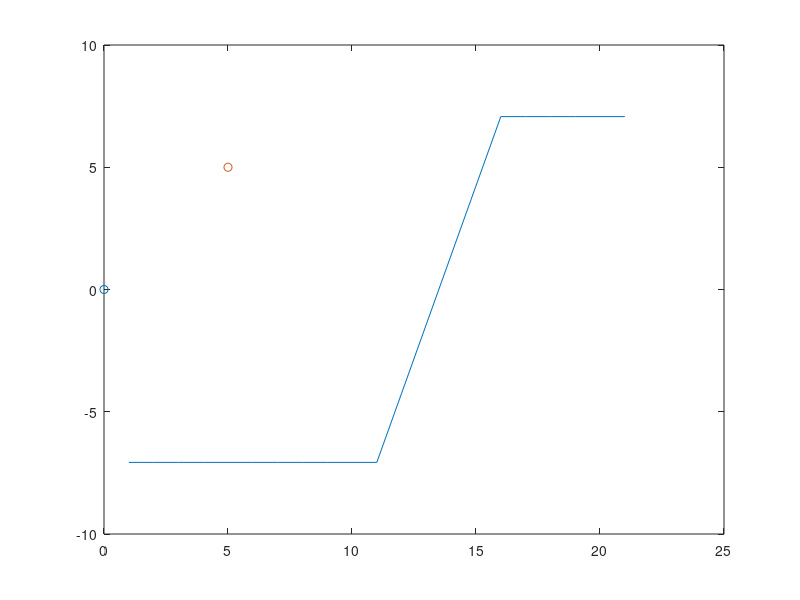

The MATLAB script that drew this image:
x=[-10:1:10];
y=[-10:1:10];

xi=0;
yi=0;

xj=5;
yj=5;

dij=sqrt((xi-x).^2+(yi-y).^2)-sqrt((xj-x).^2+(yj-y).^2);

plot(dij)
hold on
scatter(xi,yi)
hold on
scatter(xj,yj)
